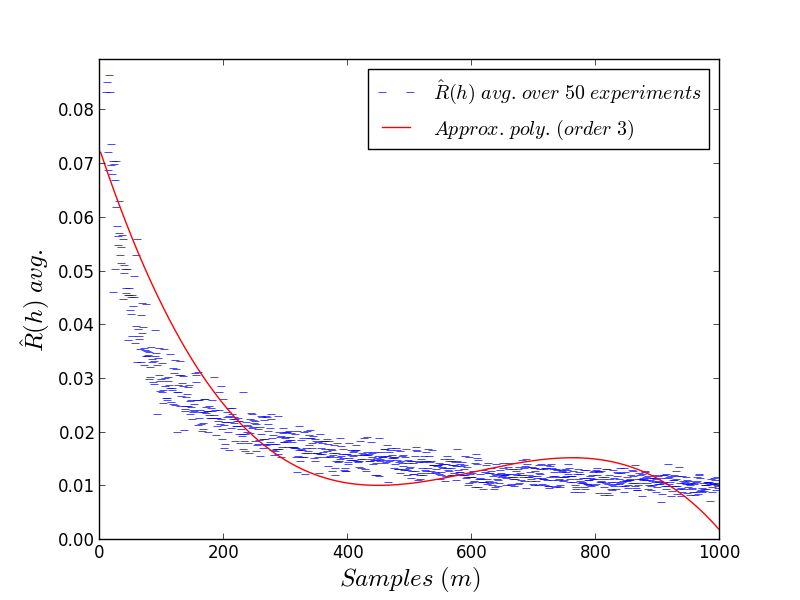

The Python source for this figure:
#!/usr/bin/env python
"""This script generates m=(END-START) samples of random variables X~Ber(p),
where `p` is randomly chosen from (0,1).

It then lets each variable generate a random 0/1 integer, thus simulating
a biased coin toss.

Then it calculates an hypothesis based on the average of the coin tosses,
and calculates the difference (error) between the true `p` and the guessed `p`.

Finally, a Matlab-ish result plot is drawn on screen, with an approximation
polynomial of order ORDER on top of the results.
"""

from scipy.stats import bernoulli
import numpy as np
import matplotlib.pyplot as plt


START = 1  # Sample start range
END = 1000  # " end range
EXPERIMENTS = 50  # Number of experiments to retry.
ORDER = 3  # 'Best fit line' polynomial order.
FONT_SIZE = 18  # Ruler font size


if __name__ == '__main__':
    print __doc__
    print '\nExecuting experiments...\n'

    # Run experiment
    x = xrange(START, END)
    experiments = []
    for r in xrange(EXPERIMENTS):
        diffs = []
        for m in xrange(START, END):
            p = np.random.uniform()  # Generate random bernoulli parameter
            tosses = bernoulli.rvs(p, size=m)  # Simulate `m` coin tosses
            diffs.append(np.absolute(np.mean(tosses) - p))  # Calc error

        experiments.append(diffs)

    # Calculate average of experiments
    y = [np.mean(d) for d in zip(*experiments)]

    # Draw plot
    p1, = plt.plot(x, y, '_')

    # Approximation polynomial
    coeff = np.polyfit(x, y, ORDER)
    y2 = np.polyval(coeff, x)
    p2, = plt.plot(x, y2, 'r-')

    # Legend
    plt.legend((p1, p2),
               [r'$\hat{R}(h)\ avg.\ over\ %d\ experiments$' % EXPERIMENTS,
                r'$Approx.\ poly.\ (order\ %d)$' % ORDER])

    print 'Close the plot window to exit the app.'
    plt.xlabel(r'$Samples\ (m)$', fontsize=FONT_SIZE)
    plt.ylabel(r'$\hat{R}(h)\ avg.$', fontsize=FONT_SIZE)
    plt.ylim((0, np.mean(y) + .07))  # Limit y-axis
    plt.show()
